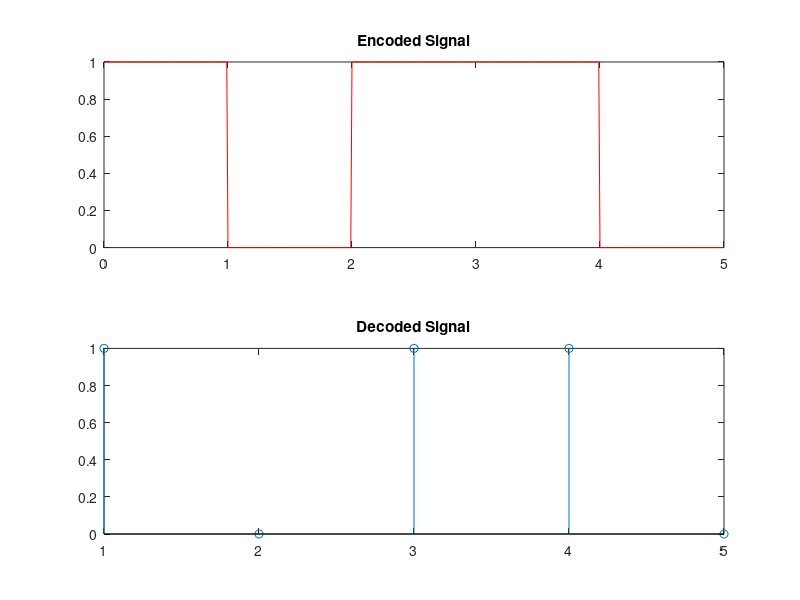

Write the MATLAB code that produced this figure.

data = [1 0 1 1 0];
bit_rate = 1;

Time = length(data)/bit_rate;
points = 100;
total_points = length(data)*points;
%disp(total_points);
sample_time = 0:Time/total_points:Time - (Time/total_points);
%disp(length(sample_time));
encoded_output = zeros(1, length(sample_time));

for i=0:length(data)-1
    if data(i+1)== 0
        encoded_output(i*points+1:(i+1)*points) = 0;
    else
       encoded_output(i*points+1:(i+1)*points) = 1; 
    end
end

subplot(2, 1, 1)
plot(sample_time, encoded_output, 'r');
title('Encoded Signal');

%Decoding the encoded signal
data_length = length(encoded_output)/points;
decoded_data = zeros(1, data_length);

for i=0:data_length-1
    if encoded_output(i*points+1) == 0
        decoded_data(i+1) = 0;
    else
        decoded_data(i+1) = 1;
    end
end

subplot(2, 1, 2);
stem(decoded_data);
title('Decoded Signal');

